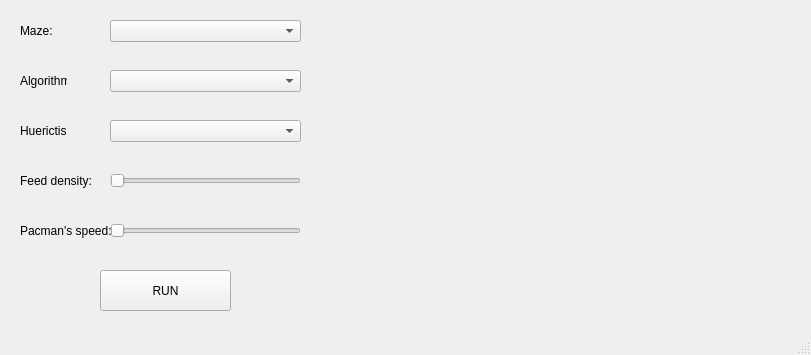
<?xml version="1.0" encoding="UTF-8"?>
<ui version="4.0">
 <class>MainWindow</class>
 <widget class="QMainWindow" name="MainWindow">
  <property name="geometry">
   <rect>
    <x>0</x>
    <y>0</y>
    <width>811</width>
    <height>355</height>
   </rect>
  </property>
  <property name="windowTitle">
   <string>MainWindow</string>
  </property>
  <widget class="QWidget" name="centralwidget">
   <widget class="QLabel" name="box_maze">
    <property name="geometry">
     <rect>
      <x>330</x>
      <y>20</y>
      <width>461</width>
      <height>291</height>
     </rect>
    </property>
    <property name="text">
     <string/>
    </property>
    <property name="pixmap">
     <pixmap>C:/Users/cuong/Google Drive/blackpink-rose-chia-se-suy-nghi-ve-giong-hat-cua-chinh-ban-than-1-1603332638.jpg</pixmap>
    </property>
    <property name="scaledContents">
     <bool>true</bool>
    </property>
   </widget>
   <widget class="QComboBox" name="cb_mazes">
    <property name="geometry">
     <rect>
      <x>110</x>
      <y>20</y>
      <width>191</width>
      <height>22</height>
     </rect>
    </property>
   </widget>
   <widget class="QLabel" name="label_2">
    <property name="geometry">
     <rect>
      <x>20</x>
      <y>20</y>
      <width>47</width>
      <height>21</height>
     </rect>
    </property>
    <property name="text">
     <string>Maze:</string>
    </property>
   </widget>
   <widget class="QLabel" name="label_3">
    <property name="geometry">
     <rect>
      <x>20</x>
      <y>70</y>
      <width>47</width>
      <height>21</height>
     </rect>
    </property>
    <property name="text">
     <string>Algorithm:</string>
    </property>
   </widget>
   <widget class="QComboBox" name="cb_algorithms">
    <property name="geometry">
     <rect>
      <x>110</x>
      <y>70</y>
      <width>191</width>
      <height>22</height>
     </rect>
    </property>
   </widget>
   <widget class="QLabel" name="label_4">
    <property name="geometry">
     <rect>
      <x>20</x>
      <y>120</y>
      <width>47</width>
      <height>21</height>
     </rect>
    </property>
    <property name="text">
     <string>Huerictis:</string>
    </property>
   </widget>
   <widget class="QComboBox" name="cb_huerictis">
    <property name="geometry">
     <rect>
      <x>110</x>
      <y>120</y>
      <width>191</width>
      <height>22</height>
     </rect>
    </property>
   </widget>
   <widget class="QLabel" name="label_5">
    <property name="geometry">
     <rect>
      <x>20</x>
      <y>170</y>
      <width>71</width>
      <height>21</height>
     </rect>
    </property>
    <property name="text">
     <string>Feed density:</string>
    </property>
   </widget>
   <widget class="QSlider" name="sld_feed_density">
    <property name="geometry">
     <rect>
      <x>110</x>
      <y>170</y>
      <width>191</width>
      <height>22</height>
     </rect>
    </property>
    <property name="orientation">
     <enum>Qt::Horizontal</enum>
    </property>
   </widget>
   <widget class="QLabel" name="label_6">
    <property name="geometry">
     <rect>
      <x>20</x>
      <y>220</y>
      <width>91</width>
      <height>21</height>
     </rect>
    </property>
    <property name="text">
     <string>Pacman's speed:</string>
    </property>
   </widget>
   <widget class="QSlider" name="sld_pacman_speed">
    <property name="geometry">
     <rect>
      <x>110</x>
      <y>220</y>
      <width>191</width>
      <height>22</height>
     </rect>
    </property>
    <property name="orientation">
     <enum>Qt::Horizontal</enum>
    </property>
   </widget>
   <widget class="QPushButton" name="btn_run">
    <property name="geometry">
     <rect>
      <x>100</x>
      <y>270</y>
      <width>131</width>
      <height>41</height>
     </rect>
    </property>
    <property name="text">
     <string>RUN</string>
    </property>
   </widget>
  </widget>
  <widget class="QMenuBar" name="menubar">
   <property name="geometry">
    <rect>
     <x>0</x>
     <y>0</y>
     <width>811</width>
     <height>21</height>
    </rect>
   </property>
  </widget>
  <widget class="QStatusBar" name="statusbar"/>
 </widget>
 <resources/>
 <connections/>
</ui>
